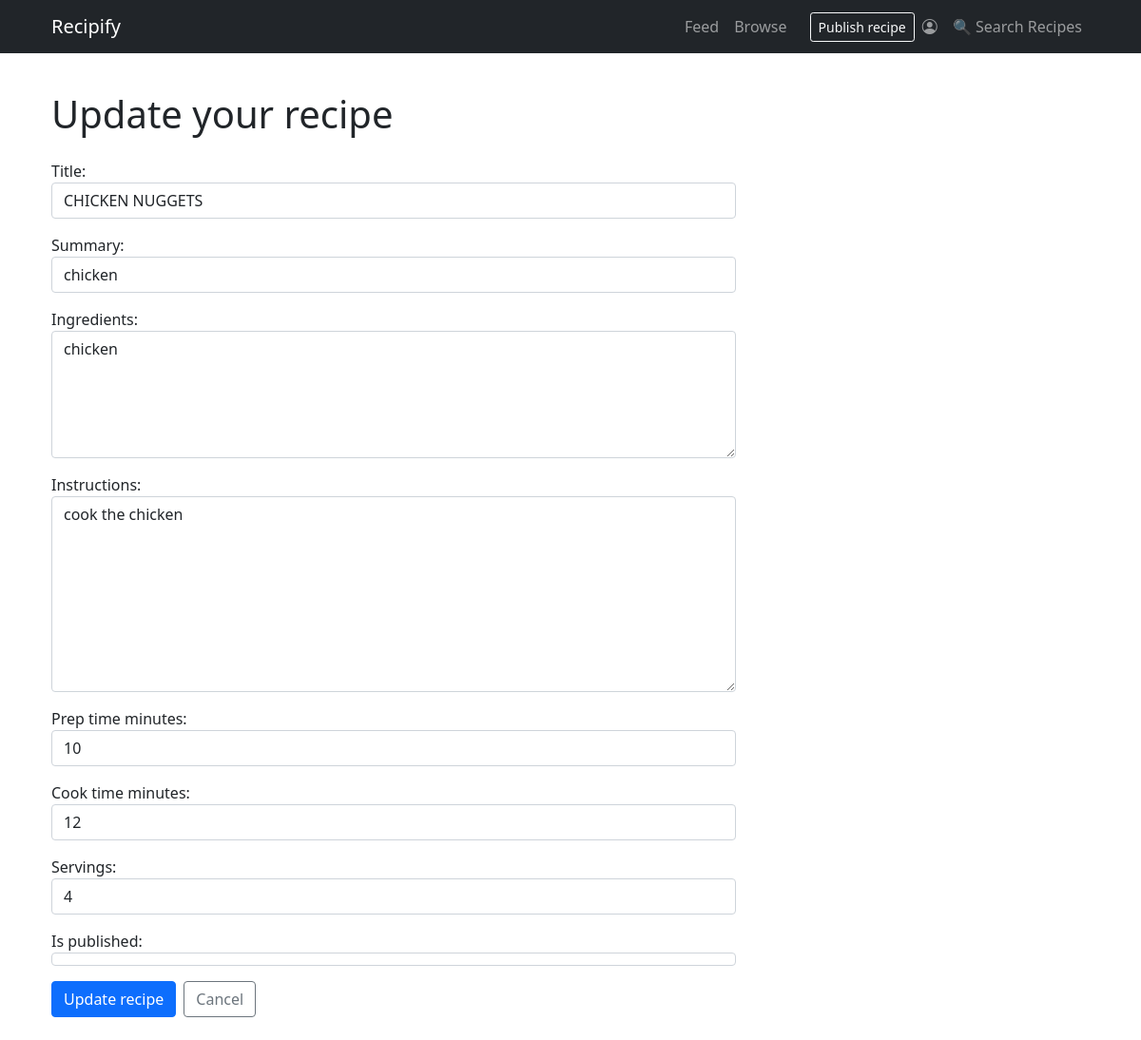
The page /recipes/11/edit/ (signed in) on the database its author committed.
### recipes/models/recipe.py (models this page shows, shortened)
class Recipe(models.Model):
    DIETARY_CHOICES = [
        ("vegan", "Vegan"),
        ("vegetarian", "Vegetarian"),
        ("gluten_free", "Gluten Free"),
        ("dairy_free", "Dairy Free"),
        ("nut_free", "Nut Free"),
        ("none", "No Restrictions"),
    ]
    author = models.ForeignKey(
        settings.AUTH_USER_MODEL,
        on_delete=models.CASCADE,
        related_name="recipes",
    )
    title = models.CharField(max_length=200)
    summary = models.CharField(max_length=255, blank=True)
    ingredients = models.TextField(help_text="List ingredients separated by commas")
    instructions = models.TextField()
    name = models.CharField(max_length=255)
    description = models.TextField()
    prep_time_minutes = models.PositiveIntegerField(blank=True, null=True)
    cook_time_minutes = models.PositiveIntegerField(blank=True, null=True)
    servings = models.PositiveSmallIntegerField(blank=True, null=True)
    is_published = models.BooleanField(default=True)
    cooking_time = models.PositiveIntegerField(
        help_text="Cooking time in minutes", default=0
    )
    difficulty = models.CharField(
        max_length=10,
        choices=[
            ("easy", "Easy"),
            ("medium", "Medium"),
            ("hard", "Hard"),
        ],
        default="easy",
    )
    date_posted = models.DateTimeField(auto_now_add=True)
    dietary_requirement = models.CharField(
        max_length=50, choices=DIETARY_CHOICES, default="none"
    )
    popularity = models.IntegerField(default=0)
    created_at = models.DateTimeField(default=timezone.now, editable=False)
    updated_at = models.DateTimeField(auto_now=True)
    class Meta:
        ordering = ["-created_at", "-date_posted"]
    likes = models.ManyToManyField(
        settings.AUTH_USER_MODEL,
        related_name="liked_recipes",
        through="Like",
        blank=True,
    )

### recipes/views/recipe_views.py (the view, shortened to what this page needs)
# urls.py: path("recipes/<int:pk>/edit/", RecipeUpdateView.as_view(), name="recipe_edit"),
class RecipeUpdateView(LoginRequiredMixin, RecipeAuthorRequiredMixin, UpdateView):
    model = Recipe
    form_class = RecipeForm
    template_name = "recipes/recipe_form.html"
    extra_context = {
        "page_title": "Update your recipe",
        "submit_label": "Update recipe",
    }

### recipes/forms/recipe_forms.py (shortened to what this page needs)
class RecipeForm(forms.ModelForm):
    class Meta:
        model = Recipe
        fields = [
            "title",
            "summary",
            "ingredients",
            "instructions",
            "prep_time_minutes",
            "cook_time_minutes",
            "servings",
            "is_published",
        ]
        widgets = {
            "ingredients": forms.Textarea(attrs={"rows": 5}),
            "instructions": forms.Textarea(attrs={"rows": 8}),
        }

### recipes/views/recipe_views.py (called while the page is built)
    def test_func(self):
        recipe = self.get_object()
        return recipe.author == self.request.user

### recipes/templates/recipes/recipe_form.html (shortened to what this page needs)
{% extends 'base_content.html' %}
{% block content %}
<div class="container py-4">
  <div class="row">
    <div class="col-lg-8">
      <h1 class="mb-4">{{ page_title }}</h1>
      <form method="post">
        {% include 'partials/bootstrap_form.html' with form=form %}
        <div class="d-flex gap-2 mt-3">
          <button type="submit" class="btn btn-primary">{{ submit_label }}</button>
          <a href="{% if object %}{% url 'recipe_detail' object.pk %}{% else %}{% url 'recipe_list' %}{% endif %}" class="btn btn-outline-secondary">Cancel</a>
        </div>
      </form>
    </div>
  </div>
</div>
{% endblock %}

### recipes/templates/partials/bootstrap_form.html (shortened to what this page needs)
{% load widget_tweaks %}
{% for field in form %}
  <div class="mb-3">
    {{ field.label_tag }}
    {% if form.is_bound %}
      {% if field.errors %}
        {% render_field field class="form-control is-invalid" %}
      {% else %}
        {% render_field field class="form-control is-valid" %}
      {% endif %}
    {% else %}
      {% render_field field class="form-control" %}
    {% endif %}
  </div>
{% endfor %}

### static/custom.css (style rules this page uses)
:root { --primary-color: #2c5530; --secondary-color: #4a7c59; --accent-color: #8fb996; --light-bg: #f8f9fa; --card-shadow: 0 4px 6px rgba(0, 0, 0, 0.1); --hover-shadow: 0 8px 15px rgba(0, 0, 0, 0.15); }

### rows shown on the page
Recipe: title "CHICKEN NUGGETS" "chicken" "chicken" "cook the chicken" "10" "12" "4" "☑"

### other values the page prints
{{ page_title }} "Update your recipe"
{{ field.label_tag }} "Title:" "Summary:" "Ingredients:" "Instructions:" "Prep time minutes:" "Cook time minutes:" "Servings:" "Is published:"
{{ submit_label }} "Update recipe"
